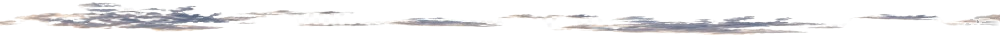
#> input picture assets/horizon/cloud_band.png, 1000 x 37 px
$ python process_horizon_assets.py
#> lines starting #> are read from the running program, lines starting #| are printed output that depends on the picture; after the words box and inside, x2 and y2 are one past the last pixel; in counts of white or black regions, pixels touching at a corner belong together
"""Build non-destructive, loop-safe night horizon assets.

The source PNGs in assets/horizon stay untouched.  This pass repairs color
contamination in translucent edge pixels by borrowing color from nearby
opaque artwork.  It never keys pixels by "black" or "white", so lamps, snow,
dark metal, and night silhouettes remain part of the image.
"""

from __future__ import annotations

import hashlib
import json
from pathlib import Path

import numpy as np
from PIL import Image, ImageFilter


ROOT = Path(__file__).resolve().parents[1]
SOURCE_DIR = ROOT / "assets" / "horizon"
OUTPUT_DIR = SOURCE_DIR / "processed"
MANIFEST_PATH = OUTPUT_DIR / "processing_manifest.json"

LAYER_GRADE = {
    "far_": {"exposure": 0.88, "saturation": 0.62, "tint": (0.78, 0.86, 1.00)},
    "mid_": {"exposure": 0.90, "saturation": 0.72, "tint": (0.84, 0.90, 1.00)},
    "near_": {"exposure": 0.92, "saturation": 0.80, "tint": (0.90, 0.93, 1.00)},
    "cloud_": {"exposure": 0.48, "saturation": 0.30, "tint": (0.62, 0.72, 0.92)},
}


def _grade_for(name: str) -> dict:
    for prefix, grade in LAYER_GRADE.items():
        if name.startswith(prefix):
            return grade
    return {"exposure": 0.78, "saturation": 0.72, "tint": (0.78, 0.86, 1.00)}


def _sha256(path: Path) -> str:
    digest = hashlib.sha256()
    with path.open("rb") as stream:
        for chunk in iter(lambda: stream.read(1024 * 1024), b""):
            digest.update(chunk)
    return digest.hexdigest()


def _nearby_opaque_color(rgb: np.ndarray, alpha: np.ndarray) -> np.ndarray:
    """Estimate clean edge RGB from opaque neighbors using normalized blur."""
    seed_weight = np.clip((alpha.astype(np.float32) - 128.0) / 96.0, 0.0, 1.0)
    seed_alpha = Image.fromarray(np.uint8(seed_weight * 255.0), "L")
    # Two radii fill both fine pixel fringes and wider antialiased mattes.
    weight_blur = np.asarray(seed_alpha.filter(ImageFilter.GaussianBlur(4.0)), dtype=np.float32)
    weight_blur += np.asarray(seed_alpha.filter(ImageFilter.GaussianBlur(10.0)), dtype=np.float32) * 0.35
    estimate = np.zeros_like(rgb, dtype=np.float32)
    for channel in range(3):
        weighted = np.uint8(np.clip(rgb[:, :, channel] * seed_weight, 0.0, 255.0))
        channel_img = Image.fromarray(weighted, "L")
        channel_blur = np.asarray(channel_img.filter(ImageFilter.GaussianBlur(4.0)), dtype=np.float32)
        channel_blur += np.asarray(channel_img.filter(ImageFilter.GaussianBlur(10.0)), dtype=np.float32) * 0.35
        # Both blurred images use the same 0..255 sample scale. Dividing by
        # weight_blur / 255 would multiply the reconstructed edge colour by
        # 255 and drive every translucent fringe toward white.
        estimate[:, :, channel] = channel_blur / np.maximum(weight_blur, 0.001)
    return np.clip(estimate, 0.0, 255.0)


def _repair_edges(rgba: np.ndarray) -> np.ndarray:
    result = rgba.astype(np.float32)
    alpha = rgba[:, :, 3]
    estimate = _nearby_opaque_color(rgba[:, :, :3].astype(np.float32), alpha)
    # Opaque artwork is never recolored by this operation.  Replacement rises
    # only through the antialiased fringe where matte contamination is visible.
    fringe = np.clip((224.0 - alpha.astype(np.float32)) / 192.0, 0.0, 1.0)
    fringe *= (alpha > 5).astype(np.float32)
    result[:, :, :3] = (
        result[:, :, :3] * (1.0 - fringe[:, :, None])
        + estimate * fringe[:, :, None]
    )
    result[alpha <= 5, :3] = 0.0
    result[alpha <= 5, 3] = 0.0
    return np.uint8(np.clip(result, 0.0, 255.0))


def _night_grade(rgba: np.ndarray, grade: dict) -> np.ndarray:
    result = rgba.astype(np.float32)
    rgb = result[:, :, :3] / 255.0
    alpha = result[:, :, 3] / 255.0
    luma = rgb[:, :, 0] * 0.2126 + rgb[:, :, 1] * 0.7152 + rgb[:, :, 2] * 0.0722
    saturation = float(grade["saturation"])
    tint = np.asarray(grade["tint"], dtype=np.float32)
    cooled = (luma[:, :, None] * (1.0 - saturation) + rgb * saturation)
    cooled *= tint[None, None, :] * float(grade["exposure"])

    # Keep small, opaque amber lights warm while broad bright daytime surfaces
    # remain cooled.  Alpha and spatial compactness are implicit safeguards.
    warm = np.clip((rgb[:, :, 0] - rgb[:, :, 2] - 0.05) * 3.0, 0.0, 1.0)
    warm *= np.clip((luma - 0.12) * 2.5, 0.0, 1.0)
    warm *= np.clip((alpha - 0.55) * 2.2, 0.0, 1.0)
    warm_rgb = rgb * float(grade["exposure"]) * np.asarray((1.0, 0.88, 0.68), dtype=np.float32)
    rgb = cooled * (1.0 - warm[:, :, None] * 0.68) + warm_rgb * (warm[:, :, None] * 0.68)
    result[:, :, :3] = np.clip(rgb * 255.0, 0.0, 255.0)
    return np.uint8(result)


def _make_horizontal_loop(rgba: np.ndarray) -> np.ndarray:
    """Match the left/right edges without introducing a rectangular matte."""
    result = rgba.astype(np.float32)
    width = rgba.shape[1]
    blend_width = min(96, max(12, width // 24))
    for x in range(blend_width):
        opposite = width - 1 - x
        edge_weight = 1.0 - x / float(blend_width)
        average = (result[:, x] + result[:, opposite]) * 0.5
        mix = edge_weight * 0.82
        result[:, x] = result[:, x] * (1.0 - mix) + average * mix
        result[:, opposite] = result[:, opposite] * (1.0 - mix) + average * mix
    # The exact boundary pixels match, so nearest-neighbor sampling cannot
    # reveal a one-pixel bright or dark seam.
    boundary = (result[:, 0] + result[:, -1]) * 0.5
    result[:, 0] = boundary
    result[:, -1] = boundary
    return np.uint8(np.clip(result, 0.0, 255.0))


def _soften_clipped_top(rgba: np.ndarray) -> np.ndarray:
    """Turn an AI-cropped top boundary into a short natural alpha taper."""
    result = rgba.copy()
    alpha = result[:, :, 3]
    if np.count_nonzero(alpha[0] > 5) == 0:
        return result
    fade_rows = min(10, result.shape[0])
    for y in range(fade_rows):
        weight = (y / float(max(fade_rows - 1, 1))) ** 1.35
        result[y, :, 3] = np.uint8(result[y, :, 3].astype(np.float32) * weight)
    result[0, :, 3] = 0
    result[0, :, :3] = 0
    return result


def _stats(rgba: np.ndarray) -> dict:
    alpha = rgba[:, :, 3]
    rgb = rgba[:, :, :3]
    semi = (alpha > 0) & (alpha < 255)
    return {
        "width": int(rgba.shape[1]),
        "height": int(rgba.shape[0]),
        "transparent_fraction": round(float(np.mean(alpha == 0)), 6),
        "semi_transparent_fraction": round(float(np.mean(semi)), 6),
        "bright_semi_pixels": int(np.count_nonzero(semi & (rgb.mean(axis=2) > 210))),
        "opaque_dark_pixels": int(np.count_nonzero((alpha > 240) & (rgb.mean(axis=2) < 8))),
        "top_edge_visible_pixels": int(np.count_nonzero(alpha[0] > 5)),
        "left_right_alpha_mae": round(float(np.mean(np.abs(alpha[:, 0].astype(np.float32) - alpha[:, -1].astype(np.float32)))), 4),
    }


def main() -> None:
    OUTPUT_DIR.mkdir(parents=True, exist_ok=True)
    records = []
    for source in sorted(SOURCE_DIR.glob("*.png")):
        with Image.open(source) as opened:
#> opened is the input picture: PIL image 1000x37 RGBA; mean R, G, B, A 62, 61, 61.7, 54.2
            rgba = np.asarray(opened.convert("RGBA"))
        before = _stats(rgba)
#> in _stats, `semi = (alpha > 0) & (alpha < 255)`:
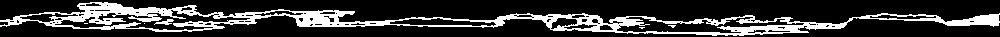
#> semi: shape (37, 1000) bool; 21.1% white; 6 white regions (4 under 20 px), largest, box (x1, y1, x2, y2) and area: (0, 2, 1000, 36) 7722, (154, 19, 174, 25) 58
#> before = {'width': 1000, 'height': 37, 'transparent_fraction': 0.685, 'semi_transparent_fraction': 0.211, 'bright_semi_pixels': 4651, 'opaque_dark_pixels': 0, 'top_edge_visible_pixels': 0, 'left_right_alpha_mae': 70.54}
        grade = _grade_for(source.name)
        processed = _repair_edges(rgba)
#> in _nearby_opaque_color, `weight_blur += np.asarray(seed_alpha.filter(ImageFilter.GaussianBlur(1..`:
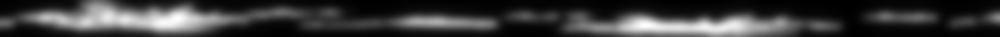
#> weight_blur: shape (37, 1000) float32; min 0, max 275.8, mean 62.4; drawn with min black and max white
#> the loop in _nearby_opaque_color, `for channel in range(3):` made 3 passes
#> pass 1, in _nearby_opaque_color, `channel_blur += np.asarray(channel_img.filter(ImageFilter.GaussianBlur..`:
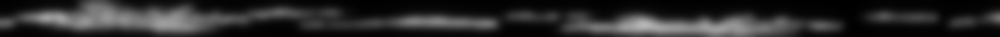
#> channel_blur: shape (37, 1000) float32; min 0, max 182.4, mean 42.8
#> after the loop in _nearby_opaque_color, `for channel in range(3):`:
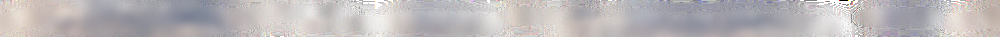
#> estimate: shape (37, 1000, 3) float32; mean R, G, B 0.738, 0.721, 0.729
#> after the loop in _nearby_opaque_color, `for channel in range(3):`:
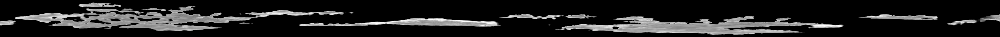
#> weighted: shape (37, 1000); min 0, max 255, mean 32.8
#> in _repair_edges, `result[alpha <= 5, 3] = 0.0`: result: shape (37, 1000, 4) float32; mean R, G, B, A 38.6, 37.8, 38.6, 54.2
        processed = _night_grade(processed, grade)
#> in _night_grade, `warm *= np.clip((luma - 0.12) * 2.5, 0.0, 1.0)`: warm: shape (37, 1000) float32; min 0, max 0.438, mean 0.00294
#> in _night_grade, `warm *= np.clip((alpha - 0.55) * 2.2, 0.0, 1.0)`: warm: shape (37, 1000) float32; min 0, max 0.43, mean 0.00249
        processed = _make_horizontal_loop(processed)
#> after the loop in _make_horizontal_loop, `for x in range(blend_width):`:
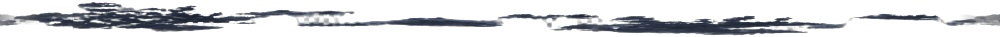
#> result: shape (37, 1000, 4) float32; mean R, G, B, A 11.3, 13, 16.7, 54.2; transparent parts drawn white
#> in _make_horizontal_loop, `boundary = (result[:, 0] + result[:, -1]) * 0.5`: boundary = 37 rows, first 6: [0, 0, 0, 0], [0, 0, 0, 0], [0, 0, 0, 0], [0, 0, 0, 0], [0, 0, 0, 0], [0, 0, 0, 0]
#> in _make_horizontal_loop, `result[:, 0] = boundary`: result: shape (37, 1000, 4) float32; 0.04% of pixels changed, all inside (x1, y1, x2, y2) = (0, 13, 1, 27)
#> in _make_horizontal_loop, `result[:, -1] = boundary`: result: shape (37, 1000, 4) float32; mean R, G, B, A 11.3, 13, 16.7, 54.2
        processed = _soften_clipped_top(processed)
        output = OUTPUT_DIR / source.name
        Image.fromarray(processed, "RGBA").save(output, optimize=True)
        records.append(
            {
                "source": source.relative_to(ROOT).as_posix(),
                "output": output.relative_to(ROOT).as_posix(),
                "source_sha256": _sha256(source),
                "processing": [
                    "alpha-preserving nearest-opaque edge color repair",
                    "layer-aware night grade with warm-light preservation",
                    "horizontal seam matching",
                ],
                "grade": grade,
                "before": before,
                "after": _stats(processed),
            }
        )
#> in _stats (call 2), `semi = (alpha > 0) & (alpha < 255)`:
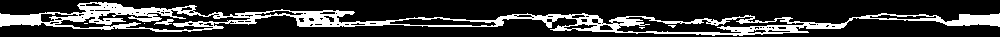
#> semi: shape (37, 1000) bool; 21.1% white; 6 white regions (4 under 20 px), largest, box (x1, y1, x2, y2) and area: (0, 2, 1000, 36) 7739, (154, 19, 174, 25) 58
    MANIFEST_PATH.write_text(
        json.dumps(
            {
                "note": "Generated assets. Source files are retained unchanged.",
                "assets": records,
            },
            ensure_ascii=False,
            indent=2,
        )
        + "\n",
        encoding="utf-8",
    )
    print(f"Processed {len(records)} horizon assets -> {OUTPUT_DIR}")
#| Processed 1 horizon assets -> assets/horizon/processed


if __name__ == "__main__":
    main()
